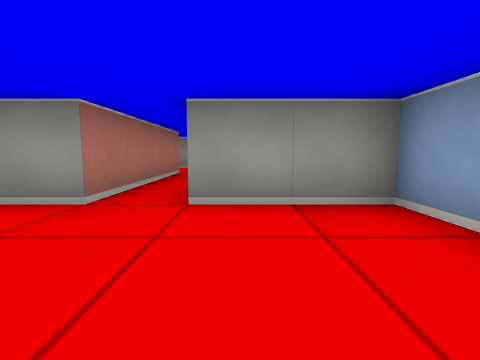
[1] (above)

12 first-person views from a walk through a cub3D maze. The camera is about half as high as the walls, tilts 6° down and sees 85° across. The floor is counted in squares. Each view is taken from the middle of a square. On the plan, view 1 faces up. The plan holds only what a view shows up to about 9 squares ahead; the rest is blank.

[2]
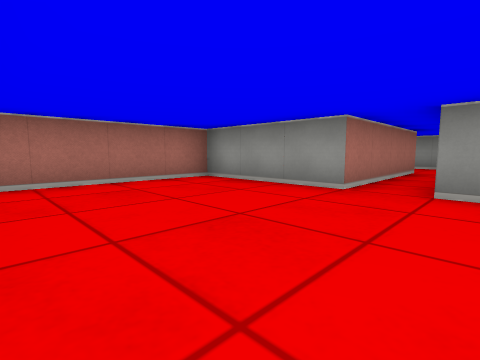

[3]
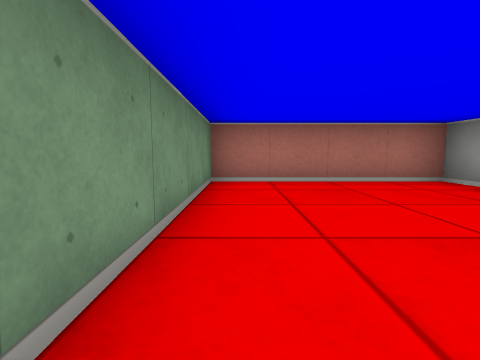

[4]
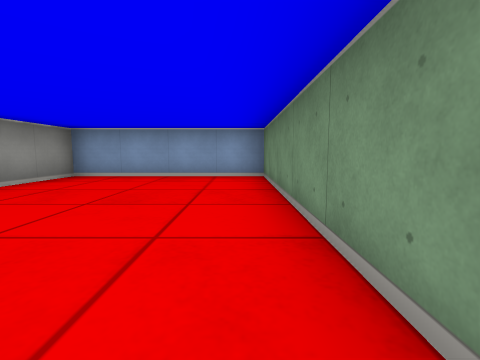

[5]
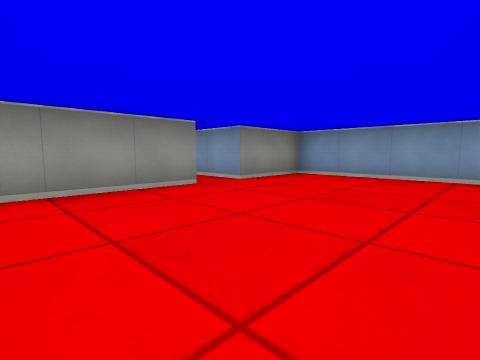

[6]
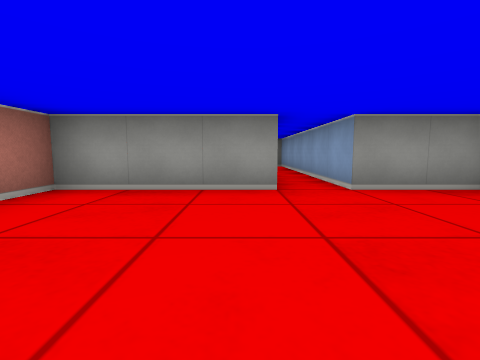

[7]
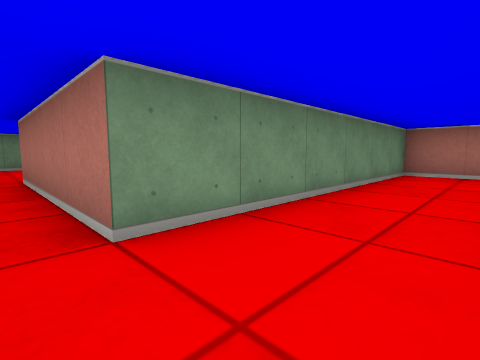

[8]
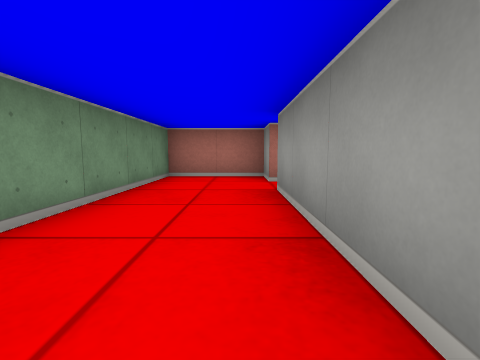

[9]
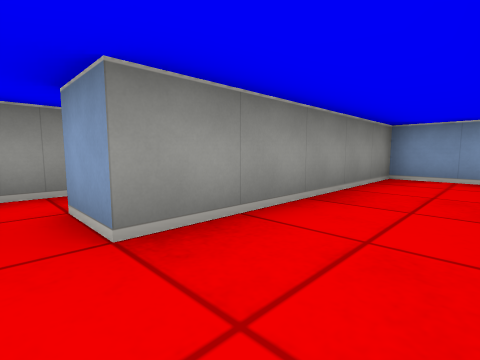

[10]
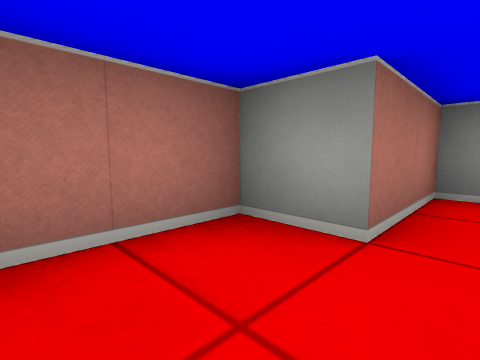

[11]
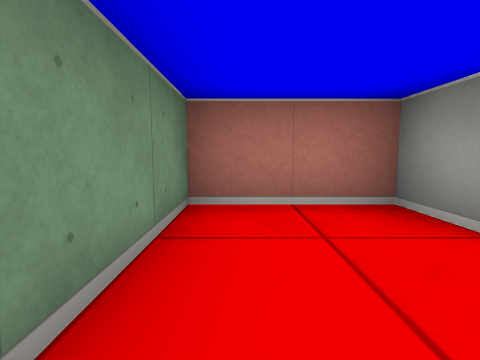

[12]
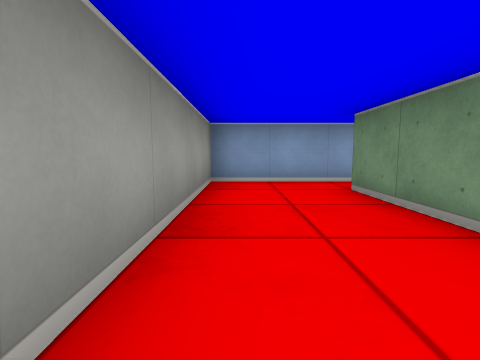

### Floor plan
Ten units are one square. View 1 is at (0, 0); x grows to the right and y downward. Boxes are objects, and circles mark ways between rooms. Rooms are numbered by the first view taken in them; rooms with no view inside come last. Other rooms are left out.
<svg viewBox="-80 -100 100 120">
<path fill="none" stroke="#000" d="M-15 -25 -45 -25 -45 15 15 15 15 -25 -5 -25M-65 -95 -65 -85 -75 -85 -75 -65 -15 -65 -15 -25M-5 -25 -5 -85 -55 -85 -55 -95"/>
<circle cx="-10" cy="-20" r="3" fill="#2a7"/>
<text x="-20" y="-10">1</text>
<text x="-30" y="-70">2</text>
</svg>
Room 1 opens to room 2.

Where each view was taken, in squares from view 1:
view 1: 0 up, 0 right, facing up
view 2: 1 down, 0 right, facing up-left
view 3: 1 down, 0 right, facing left
view 4: 1 down, 4 left, facing right
view 5: 1 down, 4 left, facing up-right
view 6: 1 down, 2 left, facing up
view 7: 8 up, 1 left, facing down-left
view 8: 8 up, 2 left, facing left
view 9: 7 up, 6 left, facing up-right
view 10: 7 up, 6 left, facing up-left
view 11: 7 up, 5 left, facing left
view 12: 8 up, 5 left, facing right
